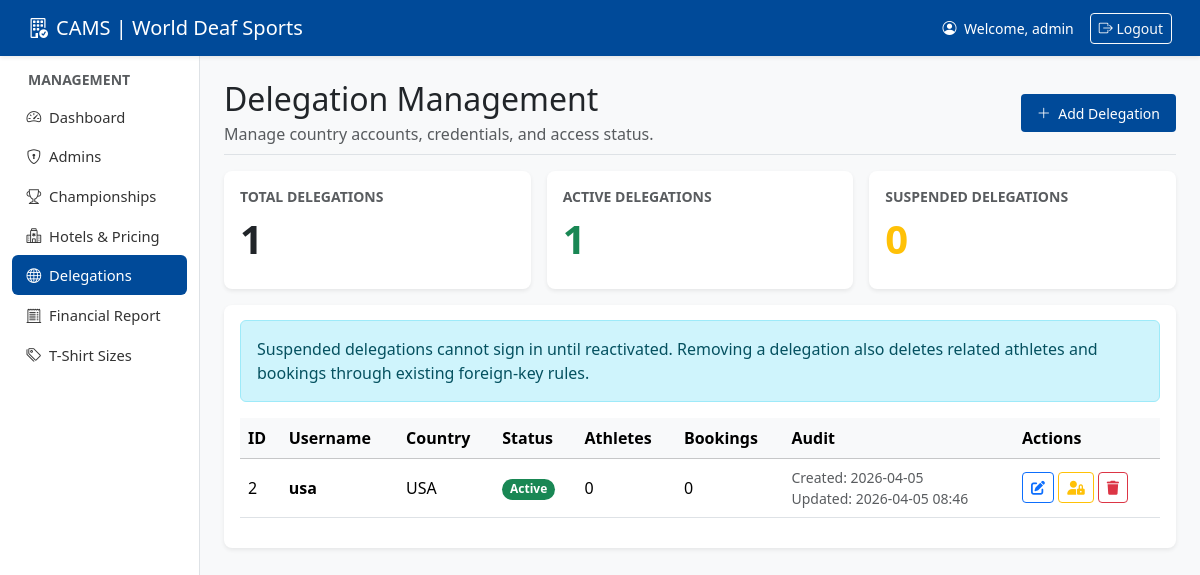
Page /admin/delegations.php (signed in) on the committed database.
### tables this page shows
CREATE TABLE IF NOT EXISTS users (
    id INT AUTO_INCREMENT PRIMARY KEY,
    username VARCHAR(50) NOT NULL UNIQUE,
    password VARCHAR(255) NOT NULL,
    role ENUM('admin', 'country_manager') NOT NULL,
    status ENUM('active', 'suspended') NOT NULL DEFAULT 'active',
    suspended_at TIMESTAMP NULL DEFAULT NULL,
    country_name VARCHAR(100) NULL,
    created_at TIMESTAMP DEFAULT CURRENT_TIMESTAMP,
    updated_at TIMESTAMP DEFAULT CURRENT_TIMESTAMP ON UPDATE CURRENT_TIMESTAMP
);

### admin/delegations.php (the view, shortened to what this page needs)
<?php
require_once 'includes/auth.php';
$delegations_stmt = $pdo->query(
    "SELECT u.*,
        (SELECT COUNT(*) FROM athletes WHERE country_id = u.id) AS athlete_count,
        (SELECT COUNT(*) FROM bookings WHERE country_id = u.id) AS booking_count
    FROM users u
    WHERE role = 'country_manager'
    ORDER BY u.username ASC"
);
$delegations = $delegations_stmt->fetchAll(PDO::FETCH_ASSOC);
$activeDelegationCount = 0;
foreach ($delegations as $delegation) {
    if (($delegation['status'] ?? 'active') === 'active') {
        $activeDelegationCount++;
    }
}
require_once 'includes/header.php';
?>
<div class="d-flex justify-content-between flex-wrap flex-md-nowrap align-items-center pb-2 mb-3 border-bottom">
    <div>
        <h1 class="h2 mb-1">Delegation Management</h1>
        <p class="text-muted mb-0">Manage country accounts, credentials, and access status.</p>
    </div>
    <button class="btn btn-primary btn-sm" data-bs-toggle="modal" data-bs-target="#addDelegationModal">
        <i class="bi bi-plus-lg me-1"></i> Add Delegation
    </button>
</div>
<div class="row g-3 mb-3">
    <div class="col-md-4">
        <div class="card shadow-sm h-100">
            <div class="card-body">
                <div class="text-muted small text-uppercase fw-bold mb-2">Total Delegations</div>
                <div class="display-6 fw-semibold"><?php echo count($delegations); ?></div>
            </div>
        </div>
    </div>
    <div class="col-md-4">
        <div class="card shadow-sm h-100">
            <div class="card-body">
                <div class="text-muted small text-uppercase fw-bold mb-2">Active Delegations</div>
                <div class="display-6 fw-semibold text-success"><?php echo $activeDelegationCount; ?></div>
            </div>
        </div>
    </div>
    <div class="col-md-4">
        <div class="card shadow-sm h-100">
            <div class="card-body">
                <div class="text-muted small text-uppercase fw-bold mb-2">Suspended Delegations</div>
                <div class="display-6 fw-semibold text-warning"><?php echo count($delegations) - $activeDelegationCount; ?></div>
            </div>
        </div>
    </div>
</div>
<div class="card shadow-sm">
    <div class="card-body">
        <div class="alert alert-info">
            Suspended delegations cannot sign in until reactivated. Removing a delegation also deletes related athletes and bookings through existing foreign-key rules.
        </div>
        <?php if (count($delegations) > 0): ?>
            <div class="table-responsive">
                <table class="table table-hover align-middle">
                    <thead class="table-light">
                        <tr>
                            <th>ID</th>
                            <th>Username</th>
                            <th>Country</th>
                            <th>Status</th>
                            <th>Athletes</th>
                            <th>Bookings</th>
                            <th>Audit</th>
                            <th>Actions</th>
                        </tr>
                    </thead>
                    <tbody>
                        <?php foreach ($delegations as $d): ?>
                        <tr>
                            <td><?php echo htmlspecialchars($d['id']); ?></td>
                            <td class="fw-bold"><?php echo htmlspecialchars($d['username']); ?></td>
                            <td><?php echo htmlspecialchars($d['country_name']); ?></td>
                            <td>
                                <?php if (($d['status'] ?? 'active') === 'active'): ?>
                                    <span class="badge rounded-pill text-bg-success">Active</span>
                                <?php else: ?>
                                    <span class="badge rounded-pill text-bg-warning">Suspended</span>
                                <?php endif; ?>
                            </td>
                            <td><?php echo htmlspecialchars($d['athlete_count']); ?></td>
                            <td><?php echo htmlspecialchars($d['booking_count']); ?></td>
                            <td>
                                <div class="small text-muted">Created: <?php echo htmlspecialchars(date('Y-m-d', strtotime($d['created_at']))); ?></div>
                                <?php if (!empty($d['updated_at'])): ?>
                                    <div class="small text-muted">Updated: <?php echo htmlspecialchars(date('Y-m-d H:i', strtotime($d['updated_at']))); ?></div>
                                <?php endif; ?>
                            </td>
                            <td>
                                <button class="btn btn-sm btn-outline-primary" data-bs-toggle="modal" data-bs-target="#editDelegationModal<?php echo $d['id']; ?>">
                                    <i class="fas fa-edit"></i>
                                </button>
                                <button
                                    type="button"
                                    class="btn btn-sm <?php echo ($d['status'] ?? 'active') === 'active' ? 'btn-outline-warning' : 'btn-outline-success'; ?>"
                                    data-bs-toggle="modal"
                                    data-bs-target="#delegationActionModal"
                                    data-action="toggle_delegation_status"
                                    data-id="<?php echo $d['id']; ?>"
                                    data-title="<?php echo ($d['status'] ?? 'active') === 'active' ? 'Suspend Delegation' : 'Reactivate Delegation'; ?>"
                                    data-message="<?php echo htmlspecialchars(($d['status'] ?? 'active') === 'active' ? 'This delegation will no longer be able to sign in until reactivated.' : 'This delegation will regain access immediately.', ENT_QUOTES); ?>"
                                    data-button-class="<?php echo ($d['status'] ?? 'active') === 'active' ? 'btn-warning' : 'btn-success'; ?>"
                                    data-button-label="<?php echo ($d['status'] ?? 'active') === 'active' ? 'Suspend Delegation' : 'Reactivate Delegation'; ?>"
                                >
                                    <i class="fas <?php echo ($d['status'] ?? 'active') === 'active' ? 'fa-user-lock' : 'fa-user-check'; ?>"></i>
                                </button>
                                <button
                                    type="button"
                                    class="btn btn-sm btn-outline-danger"
                                    data-bs-toggle="modal"
                                    data-bs-target="#delegationActionModal"
                                    data-action="delete_delegation"
                                    data-id="<?php echo $d['id']; ?>"
                                    data-title="Remove Delegation"
                                    data-message="<?php echo htmlspecialchars('This permanently removes the delegation and its related data.', ENT_QUOTES); ?>"
                                    data-button-class="btn-danger"
                                    data-button-label="Remove Delegation"
                                >
                                    <i class="fas fa-trash"></i>
                                </button>
                            </td>
                        </tr>
                        <?php endforeach; ?>
                    </tbody>
                </table>
            </div>
        <?php else: ?>
            <div class="alert alert-info text-center">No delegations found yet. Add one to get started.</div>
        <?php endif; ?>
    </div>
</div>
<?php
require_once 'includes/footer.php';
?>

### admin/includes/header.php (shortened to what this page needs)
<?php
$current_page = basename($_SERVER['PHP_SELF']);
?>
<!DOCTYPE html>
<html lang="en">
<head>
    <link href="https://cdn.jsdelivr.net/npm/bootstrap@5.3.2/dist/css/bootstrap.min.css" rel="stylesheet">
    <link href="https://cdnjs.cloudflare.com/ajax/libs/font-awesome/6.0.0/css/all.min.css" rel="stylesheet">
    <link rel="stylesheet" href="https://cdn.jsdelivr.net/npm/bootstrap-icons@1.11.1/font/bootstrap-icons.css">
</head>
<body>
<nav class="navbar navbar-expand-lg">
    <div class="container-fluid">
        <a class="navbar-brand" href="dashboard.php"><i class="bi bi-building-check me-2"></i>CAMS | World Deaf Sports</a>
        <div class="d-flex align-items-center">
            <span class="text-white small me-3"><i class="bi bi-person-circle me-1"></i> Welcome, <?php echo htmlspecialchars($_SESSION['username']); ?></span>
            <a href="../logout.php" class="btn btn-outline-light btn-sm"><i class="bi bi-box-arrow-right"></i> Logout</a>
        </div>
    </div>
</nav>
<div class="container-fluid">
    <div class="row">
        <nav class="col-md-2 d-none d-md-block sidebar py-3">
            <div class="nav flex-column nav-pills" id="v-pills-tab" role="tablist" aria-orientation="vertical">
                <div class="admin-only">
                    <h6 class="px-3 mb-2 text-muted small text-uppercase fw-bold">Management</h6>
                    <a class="nav-link w-100 text-start <?php echo $current_page == 'dashboard.php' ? 'active' : ''; ?>" href="dashboard.php"><i class="bi bi-speedometer2 me-2"></i>Dashboard</a>
                    <a class="nav-link w-100 text-start <?php echo $current_page == 'admins.php' ? 'active' : ''; ?>" href="admins.php"><i class="bi bi-shield-lock me-2"></i>Admins</a>
                    <a class="nav-link w-100 text-start <?php echo $current_page == 'championships.php' ? 'active' : ''; ?>" href="championships.php"><i class="bi bi-trophy me-2"></i>Championships</a>
                    <a class="nav-link w-100 text-start <?php echo $current_page == 'hotels.php' ? 'active' : ''; ?>" href="hotels.php"><i class="bi bi-hospital me-2"></i>Hotels & Pricing</a>
                    <a class="nav-link w-100 text-start <?php echo $current_page == 'delegations.php' ? 'active' : ''; ?>" href="delegations.php"><i class="bi bi-globe me-2"></i>Delegations</a>
                    <a class="nav-link w-100 text-start <?php echo $current_page == 'finance.php' ? 'active' : ''; ?>" href="finance.php"><i class="bi bi-receipt-cutoff me-2"></i>Financial Report</a>
                    <a class="nav-link w-100 text-start <?php echo $current_page == 'tshirts.php' ? 'active' : ''; ?>" href="tshirts.php"><i class="bi bi-tags me-2"></i>T-Shirt Sizes</a>
                </div>
            </div>
        </nav>
        <main class="col-md-10 ms-sm-auto px-md-4 py-4">

### admin/includes/footer.php (shortened to what this page needs)
        </main>
    </div>
</div>
</body>
</html>

### admin/includes/header.php (style rules this page uses)
:root { --primary-blue: #004a99; --secondary-blue: #e6f0ff; --accent-blue: #007bff; }
body { background-color: #f8f9fa; font-family: 'Segoe UI', Tahoma, Geneva, Verdana, sans-serif; }
.navbar { background-color: var(--primary-blue); box-shadow: 0 2px 4px rgba(0,0,0,0.08); padding: 0.5rem 1rem; }
.navbar-brand, .nav-link { color: white !important; }
.sidebar { background-color: white; min-height: calc(100vh - 56px); border-right: 1px solid #dee2e6; max-width: 220px; padding-top: 0.75rem; }
.card { border: none; border-radius: 8px; box-shadow: 0 2px 4px rgba(0,0,0,0.04); margin-bottom: 12px; }
.card-body { padding: 0.9rem 1rem; }
.btn-primary { background-color: var(--primary-blue); border: none; padding: 0.55rem 1rem; }
.nav-pills .nav-link { color: #333 !important; padding: 0.55rem 0.9rem; font-size: 0.92rem; }
.nav-pills .nav-link.active { background-color: var(--primary-blue) !important; color: white !important; }
.container-fluid { padding-left: 0.75rem; padding-right: 0.75rem; }
main { padding-top: 1rem; padding-bottom: 1rem; }
.border-bottom { margin-bottom: 0.8rem; }

### rows in the picture
users: id "2", username "usa", country_name "USA", status "Active", athlete_count "0", booking_count "0", created_at "2026-04-05", updated_at "2026-04-05 08:46"

### other values in the picture
$_SESSION['username'] "admin"
count($delegations) "1"
$activeDelegationCount "1"
count($delegations) - $activeDelegationCount "0"
